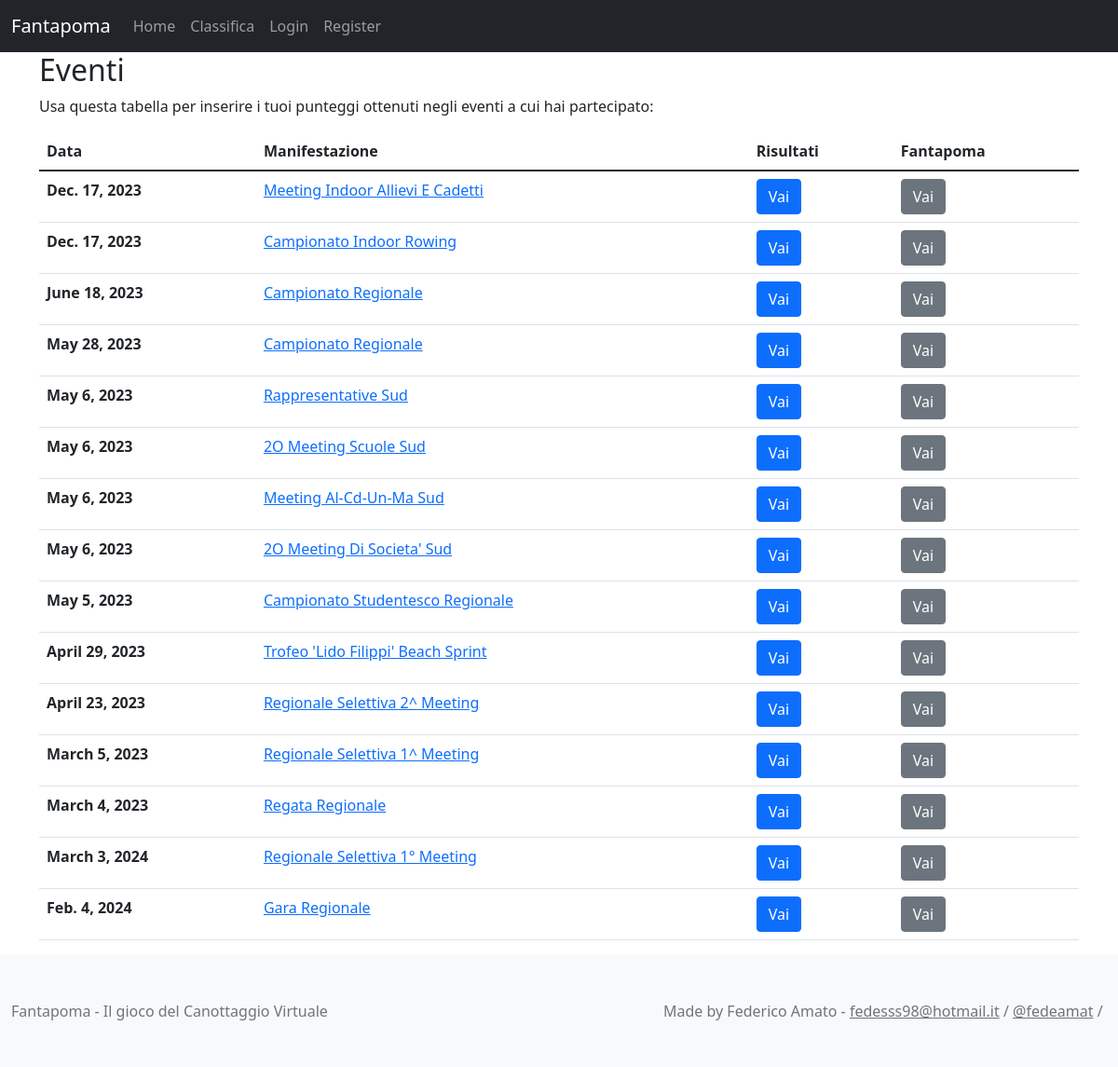
Page /events/ on the earlier database version.
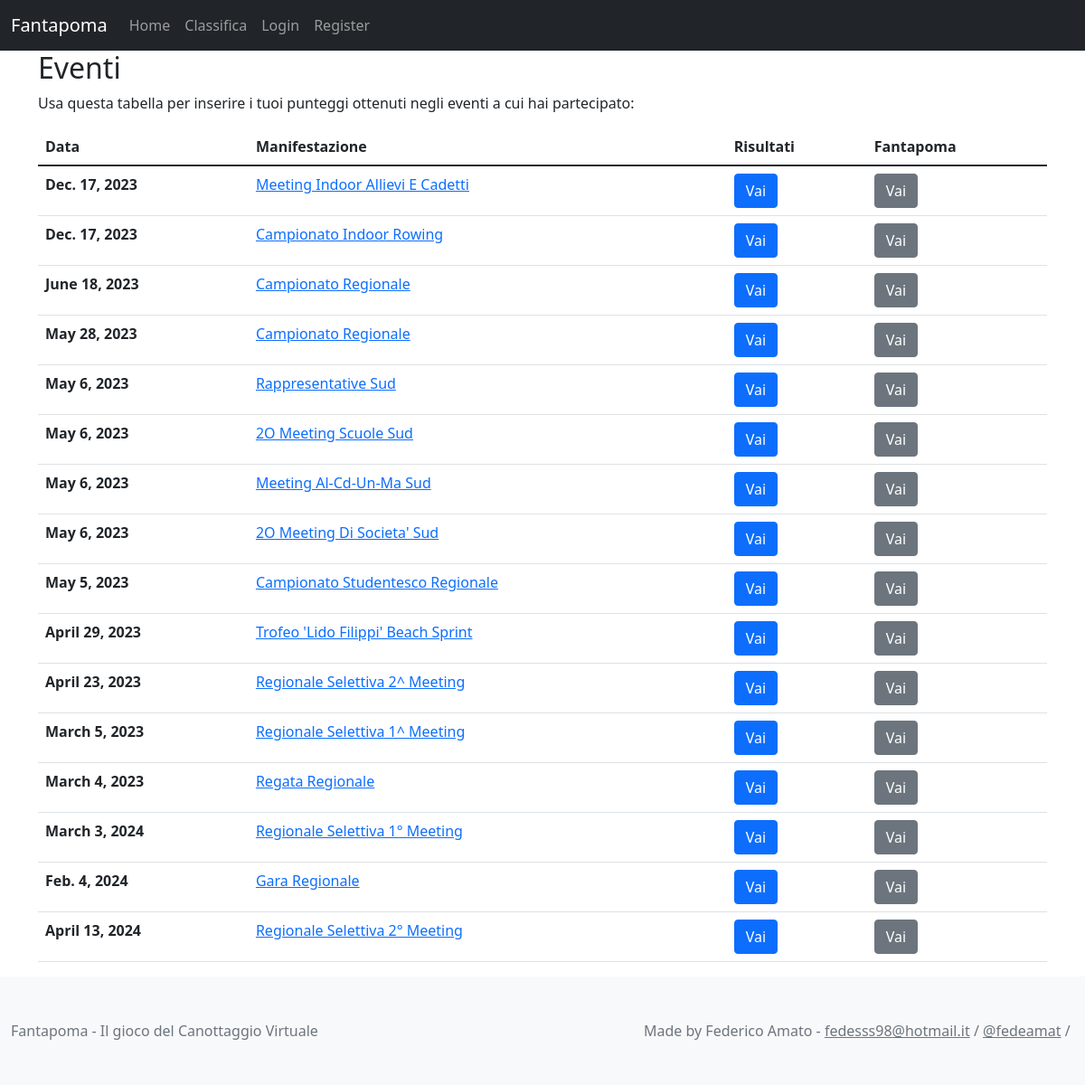
Same page on the later database version.
### events/models.py (models this page shows, shortened)
class Event(models.Model):
    url = models.CharField(max_length=200, unique=True, default=uuid.uuid4)
    date = models.DateField()
    location = models.CharField(max_length=80)
    name = models.CharField(max_length=80)
    EVENT_TYPES = [
        ('REG', 'Regionale'),
        ('NAT', 'Nazionale'),
    ]
    type = models.CharField(max_length=80, choices=EVENT_TYPES, default='REG')

### events/views.py (the view)
# urls.py: path('', EventListView.as_view(), name='list-events'),
class EventListView(ListView):
    model = Event
    template_name = 'events/event_list.html'
    context_object_name = 'events'

### events/templates/events/event_list.html (shortened to what this page needs)
{% extends 'base.html' %}
{% block content %}
<div class="container">
    <h2>Eventi</h2>
    <p>Usa questa tabella per inserire i tuoi punteggi ottenuti negli eventi a cui hai partecipato:</p>
    <table class="table table-hover">
        <thead>
            <tr>
                <th scope="col">Data</th>
                <th scope="col">Manifestazione</th>
                <th scope="col">Risultati</th>
                <th scope="col">Fantapoma</th>
            </tr>
        </thead>
        <tbody>
        {% for event in events %}
          <tr style="transform: rotate(0);">
            <th scope="row">{{ event.date }}</th>
            <td><a href="{% url 'events:event_detail' event.pk %}">{{ event.name }}</a></td>
            <td><a href="{% url 'events:event_detail' event.pk %}" class="btn btn-primary">Vai</a></td>
            <td><a href="{% url 'fantapoma:statistics' %}" class="btn btn-secondary">Vai</a></td>
          </tr>
        {% endfor %}
        </tbody>
      </table>
</div>
{% endblock content %}

Differences in the rows shown:
added Event: date "April 13, 2024", name "Regionale Selettiva 2° Meeting"
